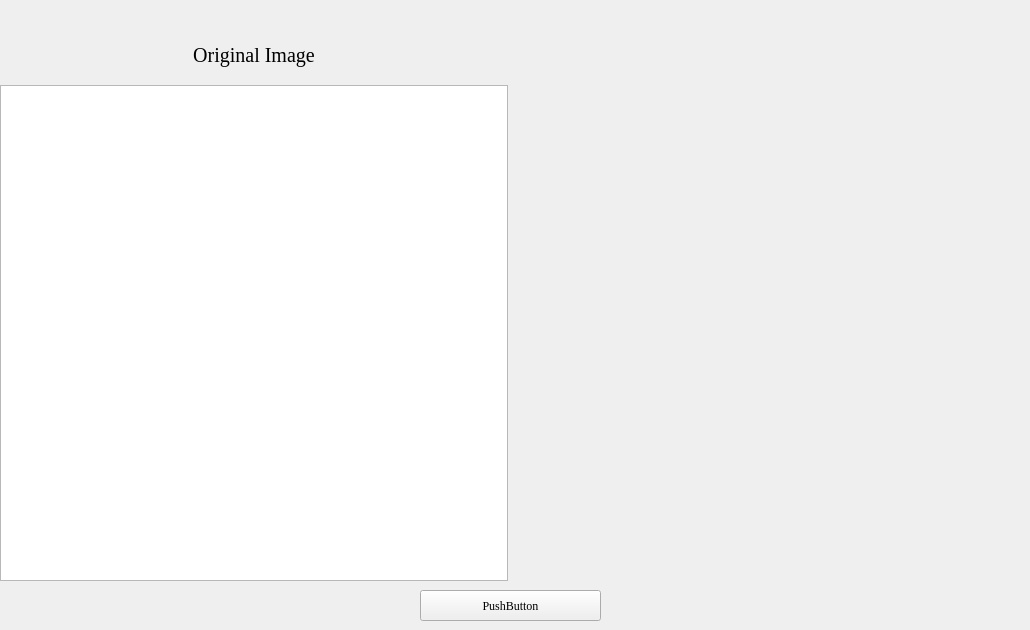
      <widget class="QWidget" name="page_9">
       <property name="font">
        <font>
         <family>Times New Roman</family>
        </font>
       </property>
       <widget class="QPushButton" name="pushButton_gn9">
        <property name="geometry">
         <rect>
          <x>420</x>
          <y>590</y>
          <width>181</width>
          <height>31</height>
         </rect>
        </property>
        <property name="text">
         <string>PushButton</string>
        </property>
       </widget>
       <widget class="QWidget" name="layoutWidget">
        <property name="geometry">
         <rect>
          <x>0</x>
          <y>40</y>
          <width>1021</width>
          <height>541</height>
         </rect>
        </property>
        <layout class="QHBoxLayout" name="horizontalLayout_12">
         <property name="spacing">
          <number>15</number>
         </property>
         <property name="leftMargin">
          <number>0</number>
         </property>
         <property name="rightMargin">
          <number>0</number>
         </property>
         <item>
          <layout class="QVBoxLayout" name="verticalLayout_19">
           <item>
            <widget class="QLabel" name="label_95">
             <property name="minimumSize">
              <size>
               <width>0</width>
               <height>30</height>
              </size>
             </property>
             <property name="maximumSize">
              <size>
               <width>16777215</width>
               <height>30</height>
              </size>
             </property>
             <property name="font">
              <font>
               <family>Times New Roman</family>
               <pointsize>15</pointsize>
              </font>
             </property>
             <property name="text">
              <string>Original Image</string>
             </property>
             <property name="alignment">
              <set>Qt::AlignCenter</set>
             </property>
            </widget>
           </item>
           <item>
            <widget class="MyQGraphicsView" name="graphicsView_9">
             <property name="maximumSize">
              <size>
               <width>16777215</width>
               <height>16777215</height>
              </size>
             </property>
            </widget>
           </item>
          </layout>
         </item>
         <item>
          <layout class="QVBoxLayout" name="verticalLayout_20">
           <item>
            <widget class="QLabel" name="label_96">
             <property name="minimumSize">
              <size>
               <width>0</width>
               <height>30</height>
              </size>
             </property>
             <property name="maximumSize">
              <size>
               <width>16777215</width>
               <height>30</height>
              </size>
             </property>
             <property name="font">
              <font>
               <family>Times New Roman</family>
               <pointsize>15</pointsize>
              </font>
             </property>
             <property name="text">
              <string/>
             </property>
             <property name="alignment">
              <set>Qt::AlignCenter</set>
             </property>
            </widget>
           </item>
           <item>
            <widget class="QLabel" name="label_tu_92">
             <property name="minimumSize">
              <size>
               <width>498</width>
               <height>0</height>
              </size>
             </property>
             <property name="text">
              <string/>
             </property>
            </widget>
           </item>
          </layout>
         </item>
        </layout>
       </widget>
      </widget>
